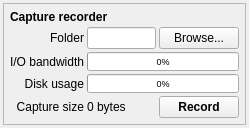
<?xml version="1.0" encoding="UTF-8"?>
<ui version="4.0">
 <class>DataSaverUI</class>
 <widget class="QWidget" name="DataSaverUI">
  <property name="geometry">
   <rect>
    <x>0</x>
    <y>0</y>
    <width>249</width>
    <height>128</height>
   </rect>
  </property>
  <property name="windowTitle">
   <string>Form</string>
  </property>
  <layout class="QGridLayout" name="gridLayout">
   <property name="leftMargin">
    <number>3</number>
   </property>
   <property name="topMargin">
    <number>3</number>
   </property>
   <property name="rightMargin">
    <number>3</number>
   </property>
   <property name="bottomMargin">
    <number>3</number>
   </property>
   <property name="spacing">
    <number>3</number>
   </property>
   <item row="0" column="0">
    <widget class="QFrame" name="frame">
     <property name="frameShape">
      <enum>QFrame::StyledPanel</enum>
     </property>
     <property name="frameShadow">
      <enum>QFrame::Raised</enum>
     </property>
     <layout class="QGridLayout" name="gridLayout_2">
      <property name="leftMargin">
       <number>6</number>
      </property>
      <property name="topMargin">
       <number>6</number>
      </property>
      <property name="rightMargin">
       <number>6</number>
      </property>
      <property name="bottomMargin">
       <number>6</number>
      </property>
      <property name="spacing">
       <number>3</number>
      </property>
      <item row="0" column="0" colspan="2">
       <widget class="QLabel" name="label_18">
        <property name="text">
         <string>&lt;html&gt;&lt;head/&gt;&lt;body&gt;&lt;p&gt;&lt;span style=&quot; font-weight:600;&quot;&gt;Capture recorder&lt;/span&gt;&lt;/p&gt;&lt;/body&gt;&lt;/html&gt;</string>
        </property>
       </widget>
      </item>
      <item row="1" column="0">
       <widget class="QLabel" name="label_28">
        <property name="text">
         <string>Folder</string>
        </property>
        <property name="alignment">
         <set>Qt::AlignRight|Qt::AlignTrailing|Qt::AlignVCenter</set>
        </property>
       </widget>
      </item>
      <item row="1" column="1">
       <widget class="QLineEdit" name="savePath">
        <property name="readOnly">
         <bool>true</bool>
        </property>
       </widget>
      </item>
      <item row="1" column="2">
       <widget class="QPushButton" name="saveButton">
        <property name="text">
         <string>Browse...</string>
        </property>
       </widget>
      </item>
      <item row="2" column="0">
       <widget class="QLabel" name="label_26">
        <property name="text">
         <string>I/O bandwidth</string>
        </property>
        <property name="alignment">
         <set>Qt::AlignRight|Qt::AlignTrailing|Qt::AlignVCenter</set>
        </property>
       </widget>
      </item>
      <item row="2" column="1" colspan="2">
       <widget class="QProgressBar" name="ioBwProgress">
        <property name="styleSheet">
         <string notr="true">font-size: 7pt;</string>
        </property>
        <property name="value">
         <number>0</number>
        </property>
        <property name="textVisible">
         <bool>true</bool>
        </property>
       </widget>
      </item>
      <item row="3" column="0">
       <widget class="QLabel" name="label_31">
        <property name="text">
         <string>Disk usage</string>
        </property>
        <property name="alignment">
         <set>Qt::AlignRight|Qt::AlignTrailing|Qt::AlignVCenter</set>
        </property>
       </widget>
      </item>
      <item row="3" column="1" colspan="2">
       <widget class="QProgressBar" name="diskUsageProgress">
        <property name="styleSheet">
         <string notr="true">font-size: 7pt;</string>
        </property>
        <property name="value">
         <number>0</number>
        </property>
       </widget>
      </item>
      <item row="4" column="0">
       <widget class="QLabel" name="label_30">
        <property name="text">
         <string>Capture size</string>
        </property>
        <property name="alignment">
         <set>Qt::AlignRight|Qt::AlignTrailing|Qt::AlignVCenter</set>
        </property>
       </widget>
      </item>
      <item row="4" column="1">
       <widget class="QLabel" name="captureSizeLabel">
        <property name="text">
         <string>0 bytes</string>
        </property>
       </widget>
      </item>
      <item row="4" column="2">
       <widget class="QPushButton" name="recordStartStopButton">
        <property name="styleSheet">
         <string notr="true">font-weight: bold;</string>
        </property>
        <property name="text">
         <string>Record</string>
        </property>
        <property name="checkable">
         <bool>true</bool>
        </property>
       </widget>
      </item>
     </layout>
    </widget>
   </item>
  </layout>
 </widget>
 <resources/>
 <connections/>
</ui>
